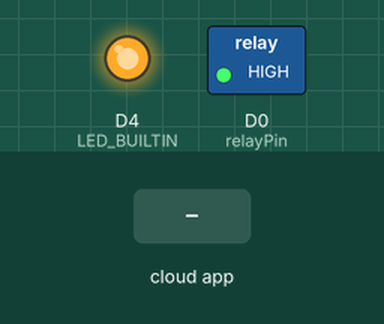
Recording of a sketch running on a simulated ESP8266 (NodeMCU). Parts: switched loads named in the sketch (green lamp = pin HIGH), output pins drawn as LEDs (lit = HIGH, except the on-board LED, lit = LOW). The inputs (shaded band) are chosen by the test bench. WiFi joins after 1.5 s; servers stay silent unless stated; the Firebase database answers and starts empty; what the sketch prints to the serial monitor is not drawn.

Above: at 3.5 s.
3.6 s: the phone or cloud app sets status to UNLOCK
At 4.0 s:
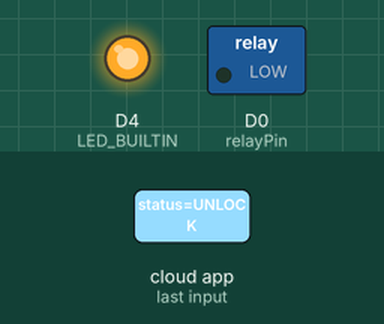
5.1 s: the phone or cloud app sets status to LOCK
At 6.4 s:
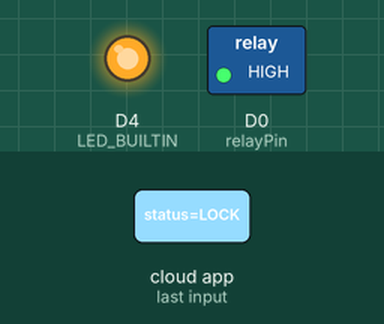
Timing chart, 0 to 8.1 s (numbered marks = the images above; inputs shaded):
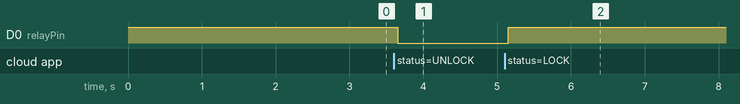

Measured:
- after the input at 3.6 s, D0 (relayPin): HIGH → LOW after 0.05 s
- after the input at 5.1 s, D0 (relayPin): LOW → HIGH after 0.05 s

The sketch:

SmartMailBox.ino
```cpp
#include <ESP8266WiFi.h>
#include <TridentTD_LineNotify.h>
#include <FirebaseESP8266.h>
#include <DHT.h>
#include <time.h>

// ค่า secret (WiFi / LINE / Firebase) อยู่ในไฟล์ secrets.h (ไม่ขึ้น GitHub)
// ถ้ายังไม่มี ให้คัดลอก secrets.example.h เป็น secrets.h แล้วแก้ค่า
#include "secrets.h"

String state = "LOCK";
const int relayPin = D0;

FirebaseData fbdo;

String WiFiStatusTrue = "Connected";
String WiFiStatusFalse = "Not Connected";

void setup() {

  Serial.begin(9600);
  pinMode(LED_BUILTIN, OUTPUT);

  pinMode(relayPin, OUTPUT);

  digitalWrite(relayPin, HIGH);

  //WifiZone
  WiFi.begin(WIFI_SSID, WIFI_PASSWORD);

  Firebase.begin(FIREBASE_HOST, FIREBASE_AUTH);
  Firebase.reconnectWiFi(true);
  LINE.setToken(LINE_TOKEN);

  //!=
  while (WiFi.status() != WL_CONNECTED) {
    Serial.println("ไม่สามารถเชื่อมต่อWifiได้ครับ/ค่ะ");

    delay(500);
    Firebase.setString(fbdo, "/Mail/StatusWifi", "Not Connected");
    LINE.notify("สถานะการเชื่อมต่อ" + String(WiFiStatusFalse));
  }
  //=WL_CONNETED

  Serial.println(" เชื่อมต่อWifiสำเร็จครับ/ค่ะ");
  Serial.println("IP ADDRESS : " + WiFi.localIP().toString());  //show IP

  //setStringWifiStatusS
  Serial.println("พร้อมใช้งานเเล้วครับ/ค่ะ");
  LINE.notify("สถานะการเชื่อมต่อ : " + String(WiFiStatusTrue));
  Firebase.setString(fbdo, "/Mail/StatusWifi", String(WiFiStatusTrue));
}

void loop() {

  if (Firebase.getString(fbdo, "/Mail/StatusLock/status")) {

    state = fbdo.stringData();
    if (state == "UNLOCK") {
      digitalWrite(relayPin, LOW);
      Serial.println(state);

    } else if (state == "LOCK") {
      digitalWrite(relayPin, HIGH);
      Serial.println(state);
    }
  }
}
```

secrets.example.h
```cpp
#pragma once

// คัดลอกไฟล์นี้เป็น secrets.h แล้วใส่ค่าจริง (secrets.h ถูก gitignore ไว้)

// wifi
#define WIFI_SSID "YOUR_WIFI_SSID"
#define WIFI_PASSWORD "YOUR_WIFI_PASSWORD"
#define LINE_TOKEN "YOUR_LINE_NOTIFY_TOKEN"

// firebase
#define FIREBASE_HOST "your-project-default-rtdb.firebaseio.com"
#define FIREBASE_AUTH "YOUR_FIREBASE_DATABASE_SECRET"
```
